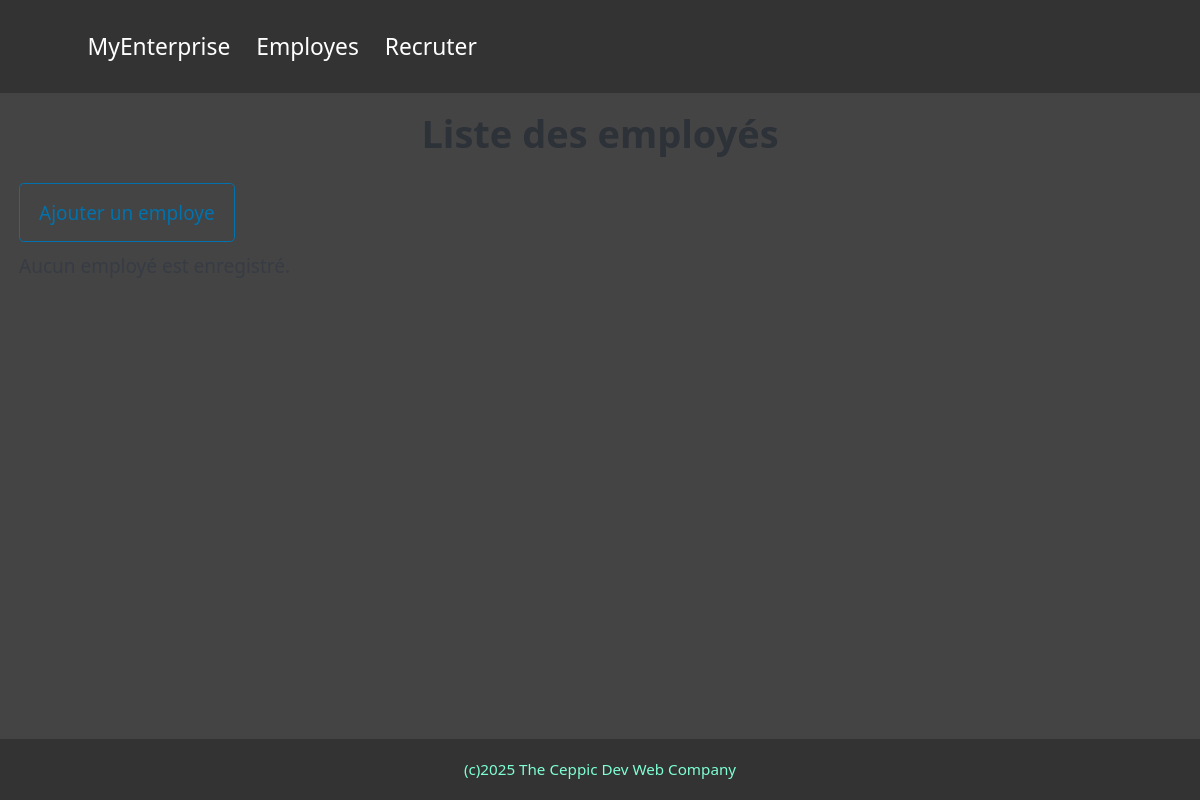
Before: /employe/list-employe.php with the older database file.
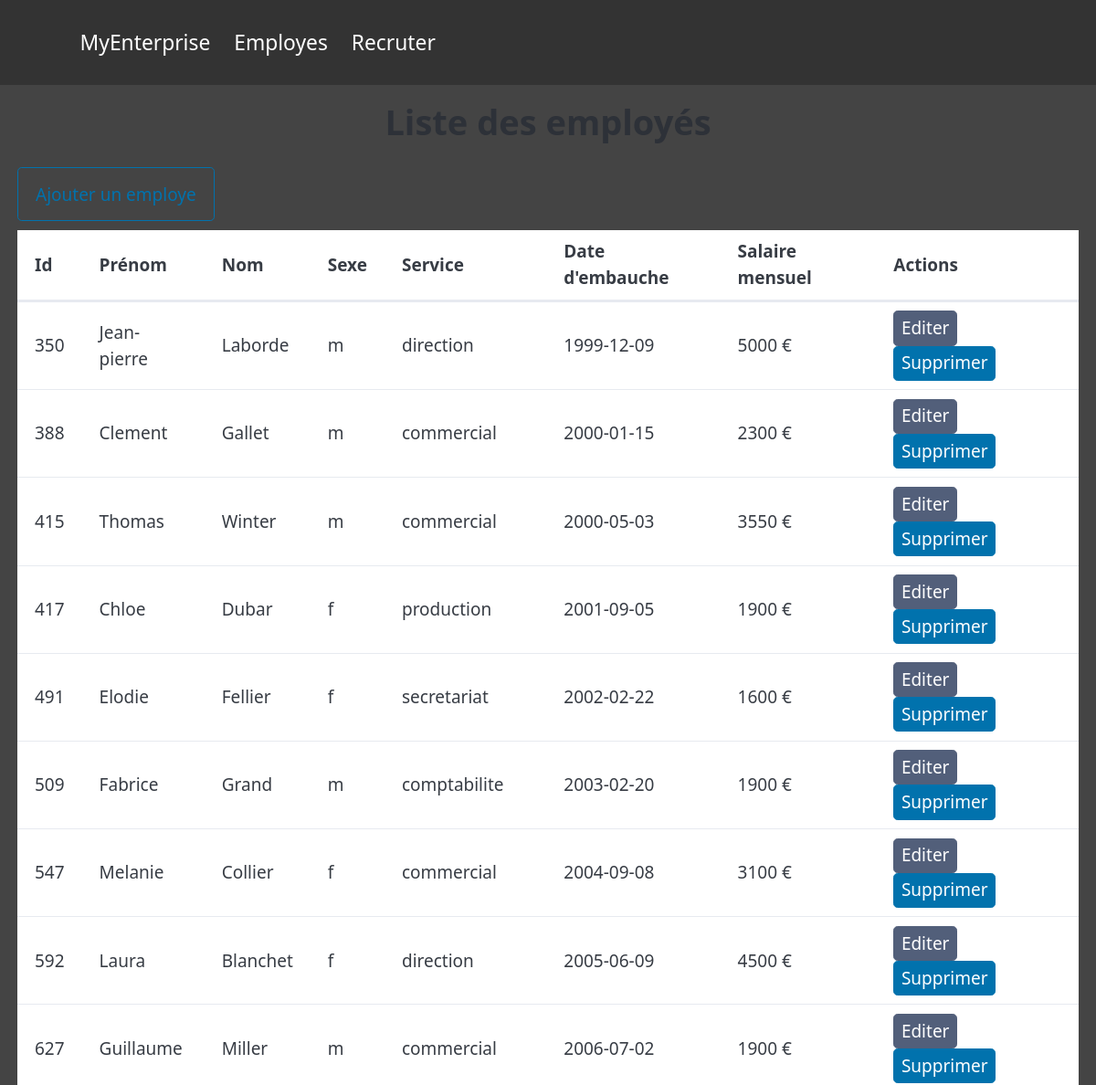
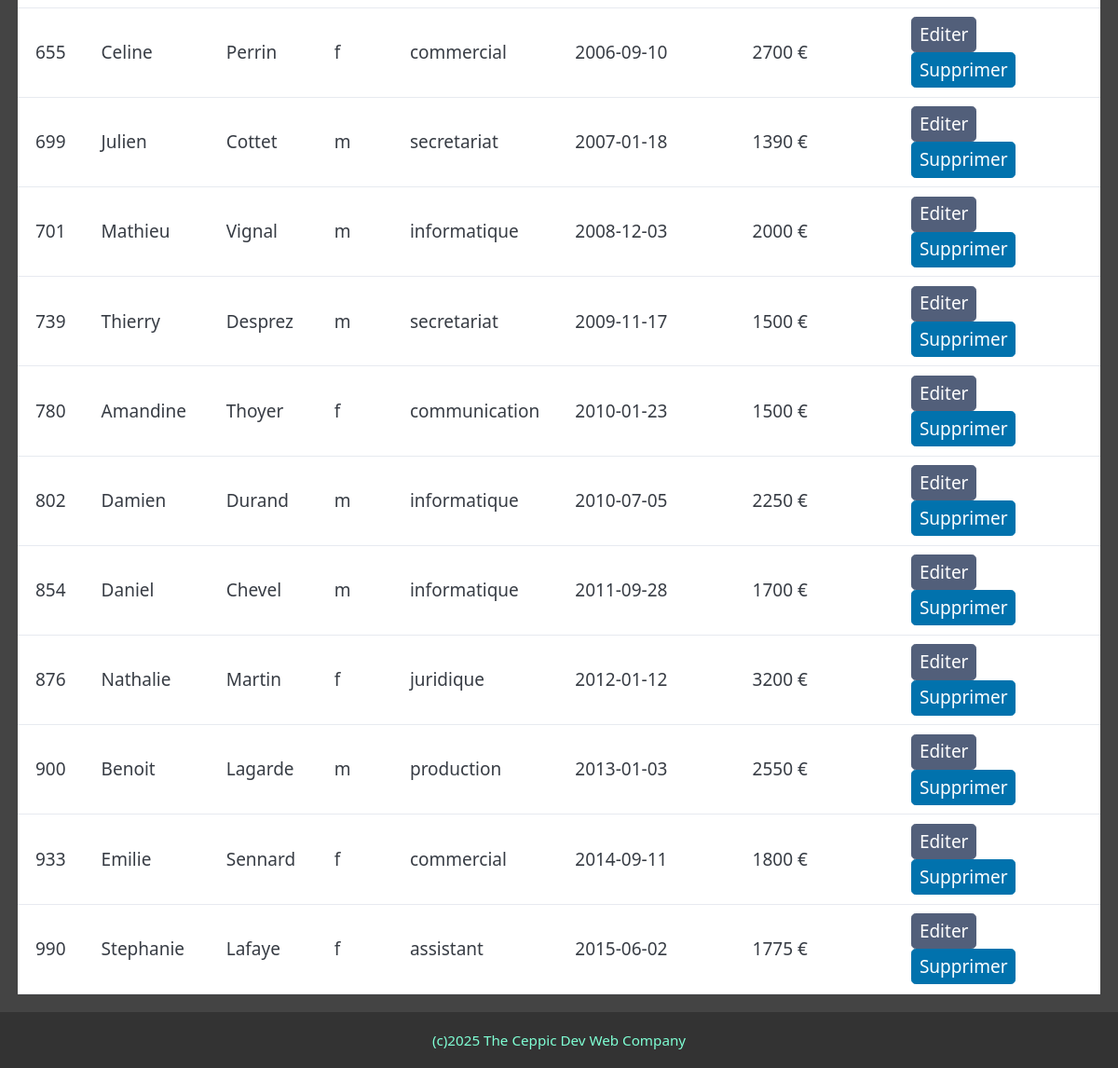
After: the same page with the newer database file (2 pictures, top to bottom).
### tables this page shows
CREATE TABLE `employes` (
  `id_employes` int NOT NULL AUTO_INCREMENT,
  `prenom` varchar(20) DEFAULT NULL,
  `nom` varchar(20) DEFAULT NULL,
  `sexe` enum('m','f') NOT NULL,
  `id_services` int NOT NULL,
  `date_embauche` date DEFAULT NULL,
  `salaire` float DEFAULT NULL,
  PRIMARY KEY (id_employes)
);

CREATE TABLE `services` (
    `id_services` int NOT NULL AUTO_INCREMENT,
    `service` varchar(30) DEFAULT NULL,
    PRIMARY KEY (id_services)
);

### employe/list-employe.php (called while the page is built)
<?php
include '../functions.php';
require '../connexiondb.php';
$employes = getListEmploye($pdo);
include PHP_ROOT . "/views/employe/list-employe-view.php";

### functions.php (called while the page is built, shortened)
<?php
function getListEmploye($pdo)
{
    $sql = "SELECT * FROM employes e JOIN services s ON e.id_services = s.id_services ORDER BY id_employes";
    $stmt = $pdo->prepare($sql);
    $stmt->execute();
    $employes = $stmt->fetchAll();
    return $employes;
}

### views/employe/list-employe-view.php (the view)
<?php
require PHP_ROOT . "/views/partials/head.php"; ?>
<h1>Liste des employés</h1>
<div style="margin: 1rem">
    <a href="<?= WEB_ROOT . "/employe/add-employe.php" ?>" role="button" class="outline">
        Ajouter un employe
    </a>
    <?php if (!empty($employes)) { ?>
        <table>
            <thead>
                <tr>
                    <th>Id</th>
                    <th>Prénom</th>
                    <th>Nom</th>
                    <th>Sexe</th>
                    <th>Service</th>
                    <th>Date d'embauche</th>
                    <th>Salaire mensuel</th>
                    <th>Actions</th>
                </tr>
            </thead>
            <tbody>
                <?php foreach ($employes as $employe): ?>
                    <tr>
                        <td><?= $employe['id_employes'] ?></td>
                        <td><?= $employe['prenom'] ?></td>
                        <td><?= $employe['nom'] ?></td>
                        <td><?= $employe['sexe'] ?></td>
                        <td><?= $employe['service'] ?></td>
                        <td><?= $employe['date_embauche'] ?></td>
                        <td><?= $employe['salaire'] ?> &euro;</td>
                        <td><a href="<?= WEB_ROOT . "/employe/edit-employe.php" . "?id=" . $employe['id_employes'] ?>"
                                role="button" class="secondary">Editer</a>
                            <a href="<?= WEB_ROOT . "/employe/del-employe.php" . "?id=" . $employe['id_employes'] ?>"
                                role="button"
                                onclick="return confirm('Etes vous certain de vouloir supprimer cet employé ?');">Supprimer</a>
                        </td>
                    </tr>
                <?php endforeach; ?>
            </tbody>
        </table>
    <?php } else { ?>
        <p class="empty">Aucun employé est enregistré.</p>
    <?php } ?>
</div>
<?php require PHP_ROOT . "/views/partials/tail.php"; ?>

Changed rows visible on the page:
now on this page (row edited): employes: id_employes "350", prenom "Jean-pierre", nom "Laborde", sexe "m", id_services.service "direction", date_embauche "1999-12-09", salaire "5000"
now on this page (row edited): employes: id_employes "388", prenom "Clement", nom "Gallet", sexe "m", id_services.service "commercial", date_embauche "2000-01-15", salaire "2300"
now on this page (row edited): employes: id_employes "415", prenom "Thomas", nom "Winter", sexe "m", id_services.service "commercial", date_embauche "2000-05-03", salaire "3550"
now on this page (row edited): employes: id_employes "417", prenom "Chloe", nom "Dubar", sexe "f", id_services.service "production", date_embauche "2001-09-05", salaire "1900"
now on this page (row edited): employes: id_employes "491", prenom "Elodie", nom "Fellier", sexe "f", id_services.service "secretariat", date_embauche "2002-02-22", salaire "1600"
now on this page (row edited): employes: id_employes "509", prenom "Fabrice", nom "Grand", sexe "m", id_services.service "comptabilite", date_embauche "2003-02-20", salaire "1900"
now on this page (row edited): employes: id_employes "547", prenom "Melanie", nom "Collier", sexe "f", id_services.service "commercial", date_embauche "2004-09-08", salaire "3100"
now on this page (row edited): employes: id_employes "592", prenom "Laura", nom "Blanchet", sexe "f", id_services.service "direction", date_embauche "2005-06-09", salaire "4500"
now on this page (row edited): employes: id_employes "627", prenom "Guillaume", nom "Miller", sexe "m", id_services.service "commercial", date_embauche "2006-07-02", salaire "1900"
now on this page (row edited): employes: id_employes "655", prenom "Celine", nom "Perrin", sexe "f", id_services.service "commercial", date_embauche "2006-09-10", salaire "2700"
now on this page (row edited): employes: id_employes "699", prenom "Julien", nom "Cottet", sexe "m", id_services.service "secretariat", date_embauche "2007-01-18", salaire "1390"
now on this page (row edited): employes: id_employes "701", prenom "Mathieu", nom "Vignal", sexe "m", id_services.service "informatique", date_embauche "2008-12-03", salaire "2000"
now on this page (row edited): employes: id_employes "739", prenom "Thierry", nom "Desprez", sexe "m", id_services.service "secretariat", date_embauche "2009-11-17", salaire "1500"
now on this page (row edited): employes: id_employes "780", prenom "Amandine", nom "Thoyer", sexe "f", id_services.service "communication", date_embauche "2010-01-23", salaire "1500"
now on this page (row edited): employes: id_employes "802", prenom "Damien", nom "Durand", sexe "m", id_services.service "informatique", date_embauche "2010-07-05", salaire "2250"
now on this page (row edited): employes: id_employes "854", prenom "Daniel", nom "Chevel", sexe "m", id_services.service "informatique", date_embauche "2011-09-28", salaire "1700"
now on this page (row edited): employes: id_employes "876", prenom "Nathalie", nom "Martin", sexe "f", id_services.service "juridique", date_embauche "2012-01-12", salaire "3200"
now on this page (row edited): employes: id_employes "900", prenom "Benoit", nom "Lagarde", sexe "m", id_services.service "production", date_embauche "2013-01-03", salaire "2550"
now on this page (row edited): employes: id_employes "933", prenom "Emilie", nom "Sennard", sexe "f", id_services.service "commercial", date_embauche "2014-09-11", salaire "1800"
now on this page (row edited): employes: id_employes "990", prenom "Stephanie", nom "Lafaye", sexe "f", id_services.service "assistant", date_embauche "2015-06-02", salaire "1775"
Other visible differences:
text now shown: "Id Prénom Nom Sexe Service Date d'embauche Salaire mensuel Actions"
